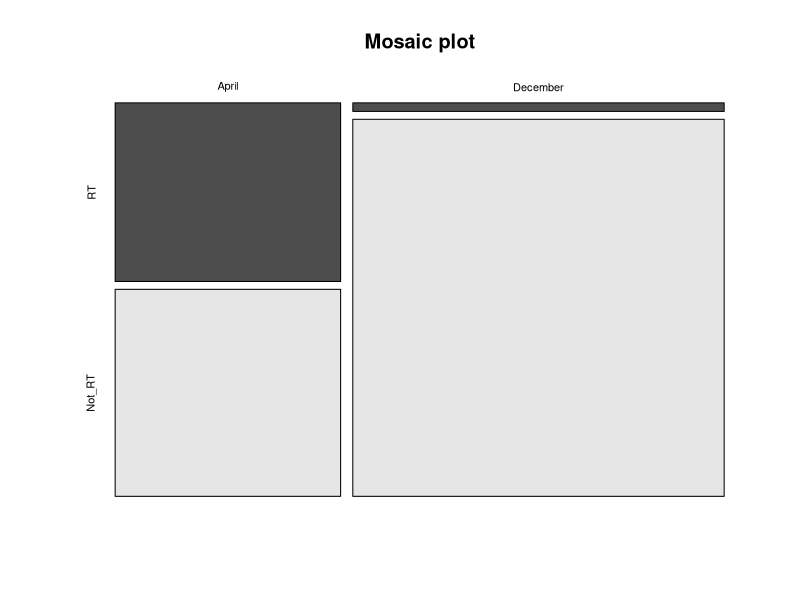

Source code (R):
## ---- chunk 1
library(ggplot2)
library(tidyr)
## ---- chunk 2
EBRT <- data.frame(
  "RT" = c(15.75, 1.25),
  "Not_RT" = c(18.25, 54.75),
  row.names = c("April", "December"),
  stringsAsFactors = FALSE
)
colnames(EBRT) <- c("RT", "Not_RT")

EBRT

EBDict <- data.frame(
  "Dictyota" = c(3.75, 13),
  "Not_Dictyota" = c(30.25, 43),
  row.names = c("April", "December")
)


EBBT <- data.frame(
  "Lyngbya" = c(0, 6.5),
  "Not Lyngbya" = c(34, 49.5),
  row.names = c("April", "December")
)


EBC <- data.frame(
  "Coral" = c(11, 10.25),
  "Not_Coral" = c(23, 45.75),
  row.names = c("April", "December")
)


EBCaulerpa <- data.frame(
  "Caulerpa" = c(0, 5),
  "Not Caulerpa" = c(34, 51),
  row.names = c("April", "December")
)
## ---- chunk 3
mosaicplot(EBRT,
  main = "Mosaic plot",
  color = TRUE
)
## ---- chunk 4
chisq.test(EBRT)$expected
EBRTChi <- chisq.test(EBRT)
EBRTChi
#X-squared = 24.043, df = 1, p-value = 9.42e-07
#Significant

chisq.test(EBDict)$expected
EBDictChi <- chisq.test(EBDict)
EBDictChi
#X-squared = 1.3472, df = 1, p-value = 0.2458
#No significance

chisq.test(EBBT)$expected
#Cannot use chi squared test
EBBTfish <- fisher.test(EBBT)
EBBTfish
# p-value = 0.07934
# No significance

chisq.test(EBC)$expected
EBCChi <- chisq.test(EBC)
EBCChi
#X-squared = 1.6018, df = 1, p-value = 0.2057
#No significance

chisq.test(EBCaulerpa)$expected
EBCaulerpaChi <- chisq.test(EBCaulerpa)
EBCaulerpaChi
#X-squared = 1.7378, df = 1, p-value = 0.1874
#No Significance
## ---- chunk 5
p = c(9.42e-07, 0.2458, 0.07934, 0.2057, 0.1874)
adjp <- p.adjust(p, method = "bonferroni", n = length(p))
adjp
# 4.710e-06 1.000e+00 3.967e-01 1.000e+00 9.370e-01
